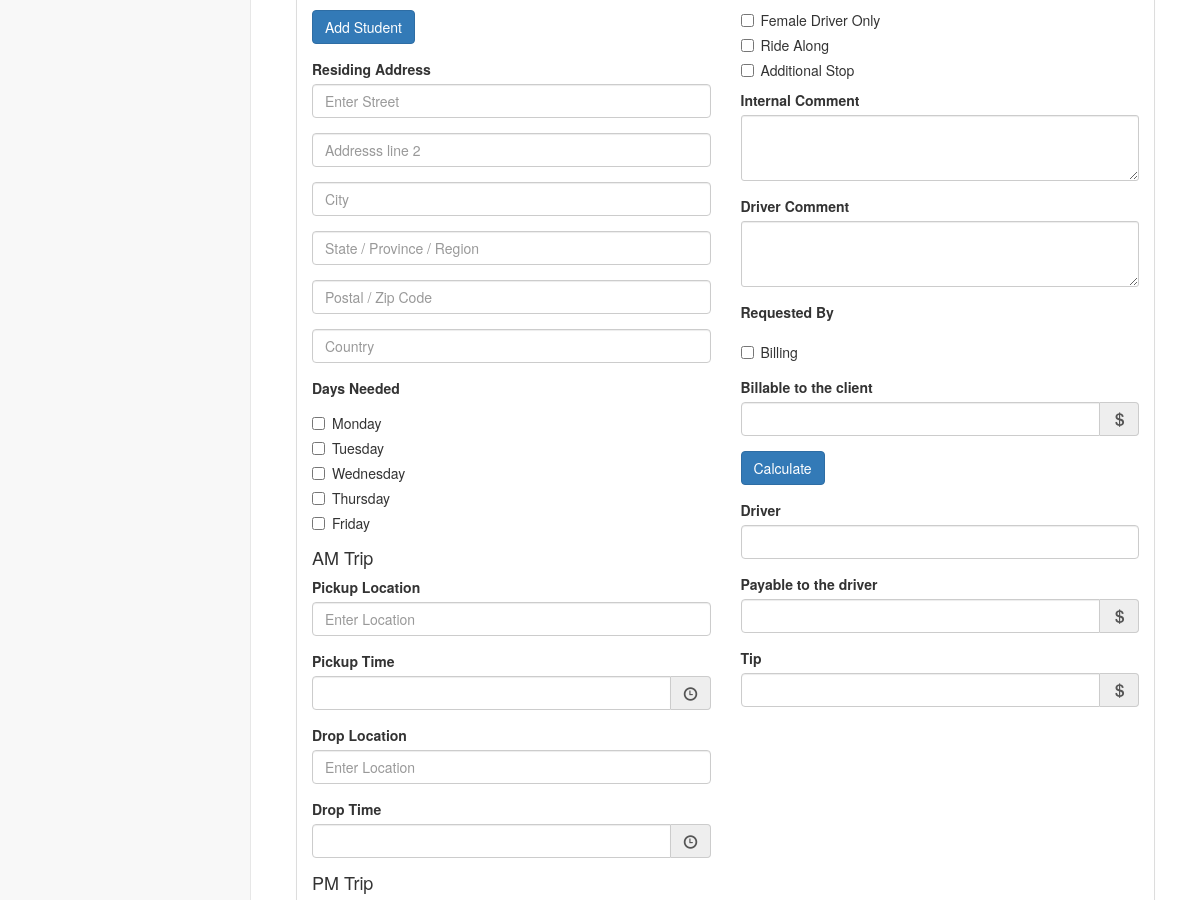
The app's page /pages/editorder.php (middle part), older data.
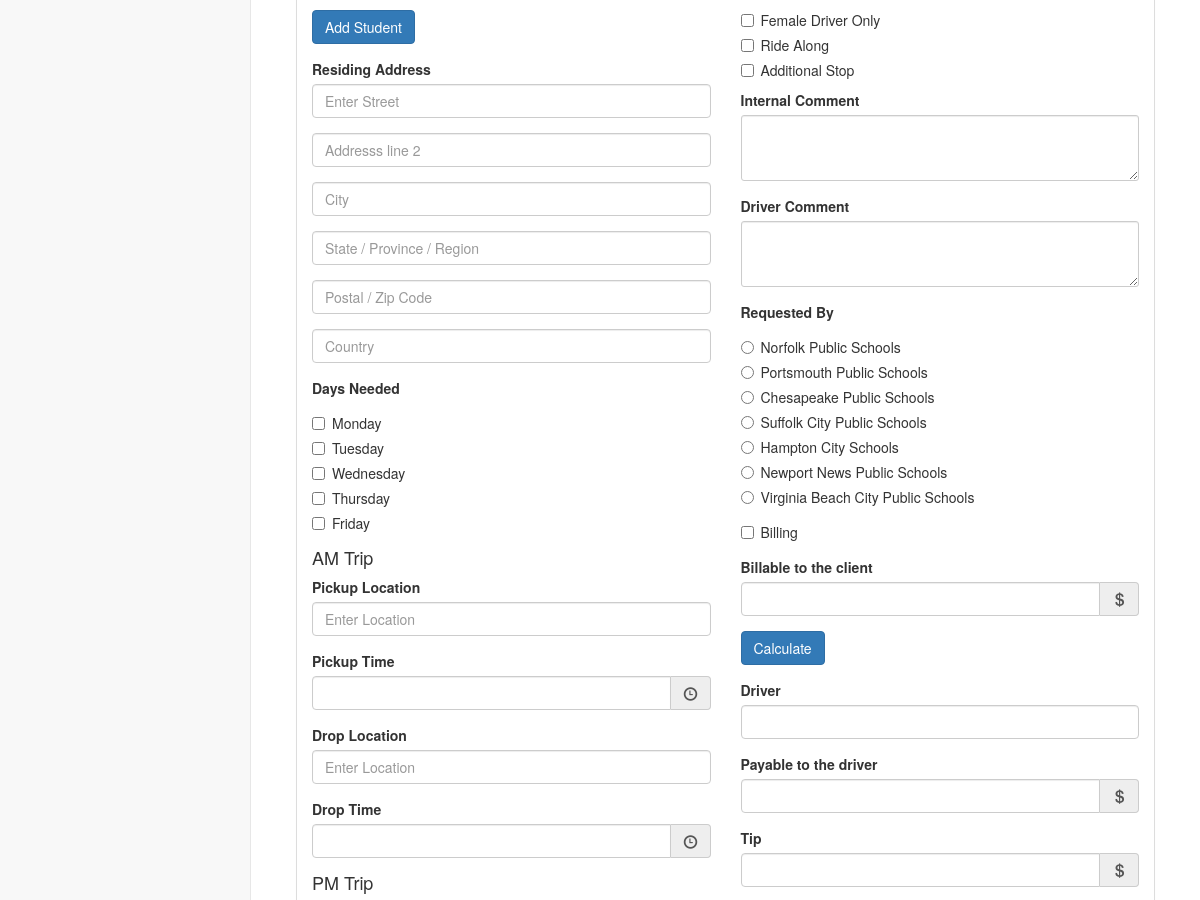
The same page, newer data.
### tables this page shows
CREATE TABLE `lpr_client` (
  `client_id` int(11) NOT NULL,
  `client_abr` varchar(10) NOT NULL,
  `client_name` varchar(200) NOT NULL,
  `client_street` varchar(200) NOT NULL,
  `client_address` varchar(200) NOT NULL,
  `client_city` varchar(200) NOT NULL,
  `client_state` varchar(100) NOT NULL,
  `client_zip` int(10) NOT NULL,
  `client_country` varchar(50) NOT NULL,
  `client_contact` varchar(20) NOT NULL,
  `zone_id` int(11) NOT NULL
);

### pages/editorder.php (the view, shortened to what the changed rows need)
<?php
  include("./includes/db_connection.php");
?>
<?php
$o_id = (int)$_GET["oid"];
$query  = "SELECT * FROM `lpr_order` LEFT JOIN lpr_client ON lpr_order.client_id = lpr_client.client_id LEFT JOIN lpr_school ON lpr_order.school_id = lpr_school.school_id LEFT JOIN lpr_student ON lpr_order.o_id = lpr_student.o_id LEFT JOIN lpr_driver ON lpr_order.driver_id = lpr_driver.driver_id LEFT JOIN (SELECT lpr_billing.o_id,count(lpr_billing.o_id) as zones ,SUM(lpr_billing.amount) as clientbill from lpr_billing GROUP by lpr_billing.o_id) AS bill ON lpr_order.o_id = bill.o_id WHERE lpr_order.o_id=$o_id GROUP by lpr_order.o_id ";
$result = mysqli_query($connection, $query);
$subject = mysqli_fetch_assoc($result);
$query_client  = "SELECT * FROM lpr_client";
$result_client2 = mysqli_query($connection, $query_client);
?>
<?php
  include("./includes/htmlheader.php");
?>
        <div id="page-wrapper">
        <div class="container-fluid">
                <div class="row">
                <div class="col-lg-12">
                    <div class="panel panel-default">
                        <div class="panel-body">
                            <div class="row">
                                <form role="form-inline" id="updateorder">
                                    <div class="col-lg-6">
                                        <div class="form-group">
                                        <?php $days_needed = explode(",", $subject["o_days"]);
                                            $days =  array("Monday", "Tuesday", "Wednesday","Thursday","Friday");
                                            for ($i=0; $i < sizeof($days); $i++) { ?>
                                                <div class="checkbox">
                                                    <label>
                                                        <input type="checkbox" name="dayscheckbox" value="<?php echo $days[$i]; ?>" <?php echo(in_array($days[$i],$days_needed)? 'checked' : ''); ?>><?php echo $days[$i]; ?>
                                                    </label>
                                                </div>
                                                 <?php } ?>
                                        </div>
                                    </div>
                                    <div class="col-lg-6">
                                        <div class="form-group">
                                             <?php
                                                while($subject_client = mysqli_fetch_assoc($result_client2)) {
                                            ?>
                                                <div class="radio">
                                                    <label><input type="radio" name="optradio" data-zone_id="<?php echo $subject_client["zone_id"]; ?>"  value="<?php echo $subject_client["client_id"]; ?>" <?php echo($subject["o_reqby"]==$subject_client["client_id"]? 'checked' : ''); ?> ><?php echo $subject_client["client_name"]; ?></label>
                                                </div>
                                            <?php
                                                }
                                            ?>
                                        </div>
                                    </div>
                                </form>
                            </div>
                        </div>
                    </div>
                </div>
            </div>
            </div>
        </div>
    </div>
<?php
  require_once("./includes/footer.php");
?>

Row changes from the older to the newer data that the page shows:
added lpr_client: client_id "☐ Norfolk Public Schools", client_name "Norfolk Public Schools"
added lpr_client: client_id "☐ Portsmouth Public Schools", client_name "Portsmouth Public Schools"
added lpr_client: client_id "☐ Chesapeake Public Schools", client_name "Chesapeake Public Schools"
added lpr_client: client_id "☐ Suffolk City Public Schools", client_name "Suffolk City Public Schools"
added lpr_client: client_id "☐ Hampton City Schools", client_name "Hampton City Schools"
added lpr_client: client_id "☐ Newport News Public Schools", client_name "Newport News Public Schools"
added lpr_client: client_id "☐ Virginia Beach City Public Sch", client_name "Virginia Beach City Public Schools"
